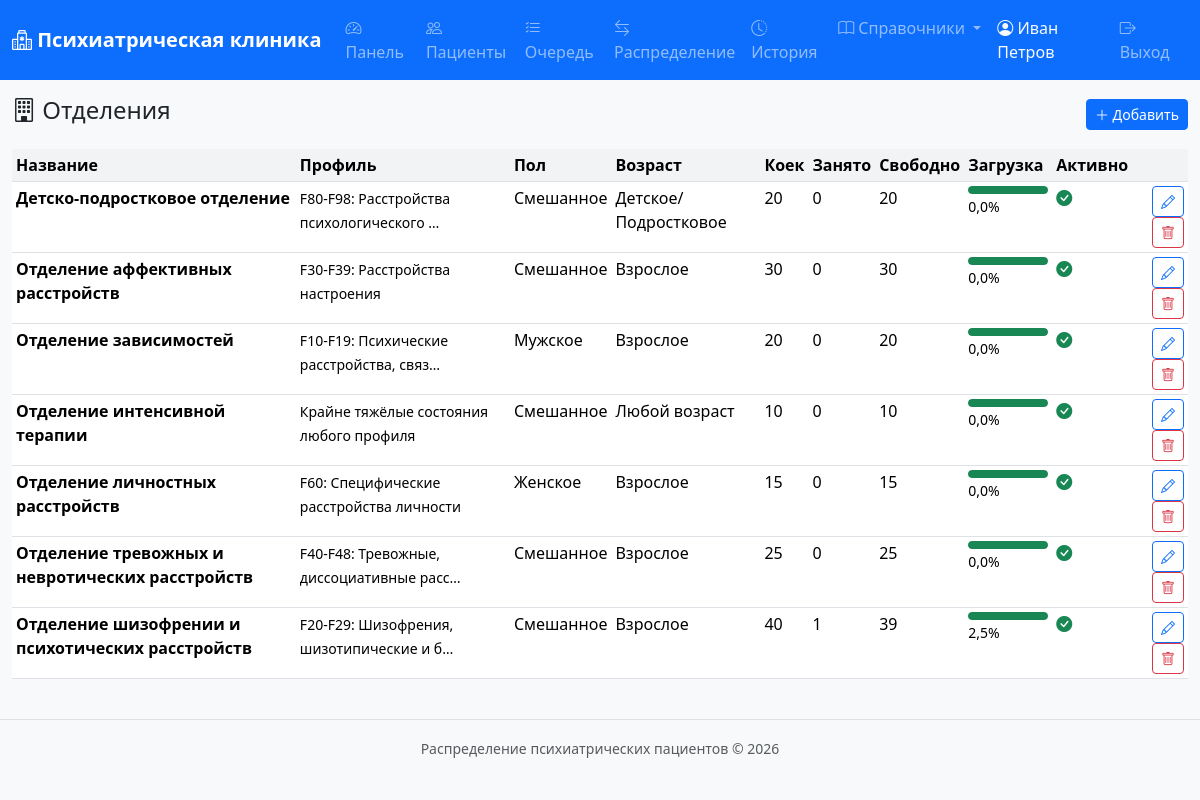
The page /references/departments/ (signed in) on the database as committed earlier.
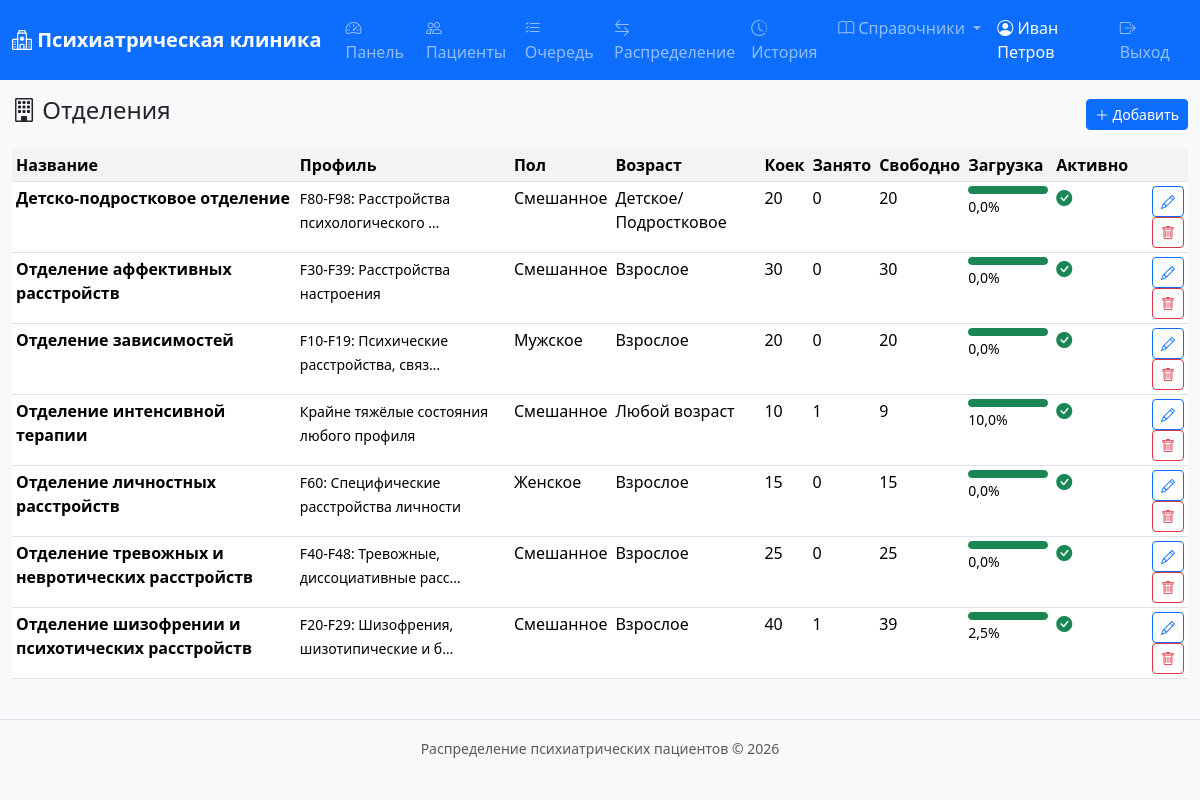
The same page on the database as committed later.
### apps/references/models.py (models this page shows, shortened)
class Department(models.Model):
    GENDER_CHOICES = [
        ('M', 'Мужское'),
        ('F', 'Женское'),
        ('ANY', 'Смешанное'),
    ]
    AGE_CHOICES = [
        ('CHILD', 'Детское/Подростковое'),
        ('ADULT', 'Взрослое'),
        ('ANY', 'Любой возраст'),
    ]
    name = models.CharField(max_length=200, verbose_name='Название отделения')
    profile = models.CharField(max_length=500, blank=True, verbose_name='Профиль (диагнозы)')
    profile_diagnoses = models.ManyToManyField(
        Diagnosis, blank=True, related_name='departments', verbose_name='Профильные диагнозы'
    )
    gender_restriction = models.CharField(
        max_length=3, choices=GENDER_CHOICES, default='ANY', verbose_name='Ограничение по полу'
    )
    age_category = models.CharField(
        max_length=5, choices=AGE_CHOICES, default='ANY', verbose_name='Возрастная категория'
    )
    total_beds = models.PositiveIntegerField(default=0, verbose_name='Общее кол-во коек')
    occupied_beds = models.PositiveIntegerField(default=0, verbose_name='Занято коек')
    is_active = models.BooleanField(default=True, verbose_name='Активно')
    class Meta:
        verbose_name = 'Отделение'
        verbose_name_plural = 'Отделения'
        ordering = ['name']
    @property
    def available_beds(self):
        return max(0, self.total_beds - self.occupied_beds)
    @property
    def occupancy_percent(self):
        if self.total_beds == 0:
            return 0
        return round(self.occupied_beds / self.total_beds * 100, 1)

### apps/references/views.py (the view)
# urls.py: path('departments/', views.department_list_view, name='department_list'),
@login_required
def department_list_view(request):
    items = Department.objects.all()
    return render(request, 'references/department_list.html', {'items': items})

### apps/references/templates/references/department_list.html (shortened to what this page needs)
{% extends "base.html" %}
{% block content %}
<div class="d-flex justify-content-between align-items-center mt-3">
    <h4><i class="bi bi-building"></i> Отделения</h4>
    <a href="{% url 'references:department_create' %}" class="btn btn-primary btn-sm">
        <i class="bi bi-plus-lg"></i> Добавить
    </a>
</div>
<div class="table-responsive mt-3">
    <table class="table table-hover table-sm">
        <thead>
            <tr>
                <th>Название</th>
                <th>Профиль</th>
                <th>Пол</th>
                <th>Возраст</th>
                <th>Коек</th>
                <th>Занято</th>
                <th>Свободно</th>
                <th>Загрузка</th>
                <th>Активно</th>
                <th></th>
            </tr>
        </thead>
        <tbody>
            {% for dept in items %}
            <tr>
                <td><strong>{{ dept.name }}</strong></td>
                <td><small>{{ dept.profile|truncatechars:40|default:"—" }}</small></td>
                <td>{{ dept.get_gender_restriction_display }}</td>
                <td>{{ dept.get_age_category_display }}</td>
                <td>{{ dept.total_beds }}</td>
                <td>{{ dept.occupied_beds }}</td>
                <td>{{ dept.available_beds }}</td>
                <td>
                    <div class="occupancy-bar" style="width: 80px;">
                        <div class="fill {% if dept.occupancy_percent < 50 %}occupancy-low{% elif dept.occupancy_percent < 80 %}occupancy-medium{% else %}occupancy-high{% endif %}"
                             style="width: {{ dept.occupancy_percent }}%"></div>
                    </div>
                    <small>{{ dept.occupancy_percent }}%</small>
                </td>
                <td>
                    {% if dept.is_active %}
                    <i class="bi bi-check-circle-fill text-success"></i>
                    {% else %}
                    <i class="bi bi-x-circle-fill text-danger"></i>
                    {% endif %}
                </td>
                <td class="text-end">
                    <a href="{% url 'references:department_edit' pk=dept.pk %}" class="btn btn-sm btn-outline-primary"><i class="bi bi-pencil"></i></a>
                    <a href="{% url 'references:department_delete' pk=dept.pk %}" class="btn btn-sm btn-outline-danger"><i class="bi bi-trash"></i></a>
                </td>
            </tr>
            {% empty %}
            <tr><td colspan="10" class="text-center text-muted">Отделений нет</td></tr>
            {% endfor %}
        </tbody>
    </table>
</div>
{% endblock %}

Rows that differ between the two databases and show on the page:
changed Department "Отделение интенсивной терапии": occupied_beds "0" → "1"; available_beds "10" → "9"; occupancy_percent "0,0" → "10,0"
